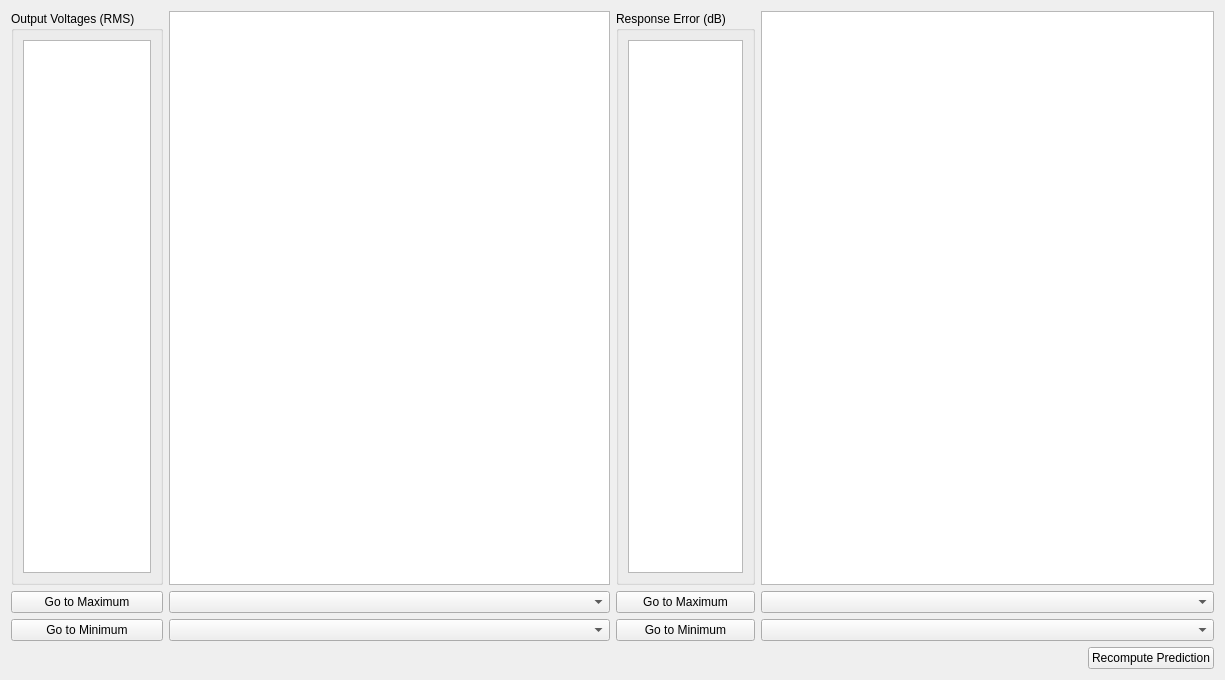
<?xml version="1.0" encoding="UTF-8"?>
<ui version="4.0">
 <class>Form</class>
 <widget class="QWidget" name="Form">
  <property name="geometry">
   <rect>
    <x>0</x>
    <y>0</y>
    <width>1225</width>
    <height>680</height>
   </rect>
  </property>
  <property name="windowTitle">
   <string>Form</string>
  </property>
  <layout class="QVBoxLayout" name="verticalLayout">
   <item>
    <layout class="QHBoxLayout" name="prediction_layout">
     <item>
      <layout class="QGridLayout" name="excitation_prediction_layout">
       <item row="2" column="1">
        <widget class="QComboBox" name="excitation_column_selector">
         <property name="toolTip">
          <string>Select the column of the excitation CPSD matrix to visualize</string>
         </property>
        </widget>
       </item>
       <item row="0" column="1">
        <widget class="PlotWidget" name="excitation_display_plot">
         <property name="sizePolicy">
          <sizepolicy hsizetype="Expanding" vsizetype="Expanding">
           <horstretch>1</horstretch>
           <verstretch>0</verstretch>
          </sizepolicy>
         </property>
        </widget>
       </item>
       <item row="0" column="0">
        <widget class="QGroupBox" name="excitation_voltage_groupbox">
         <property name="title">
          <string>Output Voltages (RMS)</string>
         </property>
         <layout class="QVBoxLayout" name="verticalLayout_70">
          <item>
           <widget class="QListWidget" name="excitation_voltage_list">
            <property name="sizePolicy">
             <sizepolicy hsizetype="Minimum" vsizetype="Minimum">
              <horstretch>0</horstretch>
              <verstretch>0</verstretch>
             </sizepolicy>
            </property>
            <property name="minimumSize">
             <size>
              <width>0</width>
              <height>0</height>
             </size>
            </property>
            <property name="toolTip">
             <string>RMS Voltage predicted for each excitation channel</string>
            </property>
            <property name="sizeAdjustPolicy">
             <enum>QAbstractScrollArea::AdjustToContents</enum>
            </property>
           </widget>
          </item>
         </layout>
        </widget>
       </item>
       <item row="1" column="1">
        <widget class="QComboBox" name="excitation_row_selector">
         <property name="toolTip">
          <string>Select the row of the excitation CPSD matrix to visualize</string>
         </property>
        </widget>
       </item>
       <item row="2" column="0">
        <widget class="QPushButton" name="minimum_voltage_button">
         <property name="toolTip">
          <string>Shows the excitation channel with the smallest voltage</string>
         </property>
         <property name="text">
          <string>Go to Minimum</string>
         </property>
        </widget>
       </item>
       <item row="1" column="0">
        <widget class="QPushButton" name="maximum_voltage_button">
         <property name="toolTip">
          <string>Shows the excitation channel with the largest voltage</string>
         </property>
         <property name="text">
          <string>Go to Maximum</string>
         </property>
        </widget>
       </item>
      </layout>
     </item>
     <item>
      <layout class="QGridLayout" name="response_prediction_layout">
       <item row="0" column="0">
        <widget class="QGroupBox" name="response_error_groupbox">
         <property name="title">
          <string>Response Error (dB)</string>
         </property>
         <layout class="QVBoxLayout" name="verticalLayout_71">
          <item>
           <widget class="QListWidget" name="response_error_list">
            <property name="sizePolicy">
             <sizepolicy hsizetype="Minimum" vsizetype="Minimum">
              <horstretch>0</horstretch>
              <verstretch>0</verstretch>
             </sizepolicy>
            </property>
            <property name="toolTip">
             <string>RMS dB error predicted at each control channel</string>
            </property>
            <property name="sizeAdjustPolicy">
             <enum>QAbstractScrollArea::AdjustToContents</enum>
            </property>
           </widget>
          </item>
         </layout>
        </widget>
       </item>
       <item row="2" column="1">
        <widget class="QComboBox" name="response_column_selector">
         <property name="toolTip">
          <string>Select the column of the response CPSD matrix to visualize</string>
         </property>
        </widget>
       </item>
       <item row="0" column="1">
        <widget class="PlotWidget" name="response_display_plot">
         <property name="sizePolicy">
          <sizepolicy hsizetype="Expanding" vsizetype="Expanding">
           <horstretch>1</horstretch>
           <verstretch>0</verstretch>
          </sizepolicy>
         </property>
        </widget>
       </item>
       <item row="2" column="0">
        <widget class="QPushButton" name="minimum_error_button">
         <property name="toolTip">
          <string>Show the control channel prediction with the smallest predicted error</string>
         </property>
         <property name="text">
          <string>Go to Minimum</string>
         </property>
        </widget>
       </item>
       <item row="1" column="0">
        <widget class="QPushButton" name="maximum_error_button">
         <property name="toolTip">
          <string>Show the control channel prediction with the largest predicted error</string>
         </property>
         <property name="text">
          <string>Go to Maximum</string>
         </property>
        </widget>
       </item>
       <item row="1" column="1">
        <widget class="QComboBox" name="response_row_selector">
         <property name="toolTip">
          <string>Select the row of the response CPSD matrix to visualize</string>
         </property>
        </widget>
       </item>
      </layout>
     </item>
    </layout>
   </item>
   <item>
    <layout class="QHBoxLayout" name="recompute_prediction_layout">
     <item>
      <spacer name="recompute_prediction_spacer">
       <property name="orientation">
        <enum>Qt::Horizontal</enum>
       </property>
       <property name="sizeHint" stdset="0">
        <size>
         <width>40</width>
         <height>20</height>
        </size>
       </property>
      </spacer>
     </item>
     <item>
      <widget class="QPushButton" name="recompute_prediction_button">
       <property name="toolTip">
        <string>Click to recompute the prediction by running the control law again.</string>
       </property>
       <property name="text">
        <string>Recompute Prediction</string>
       </property>
      </widget>
     </item>
    </layout>
   </item>
  </layout>
 </widget>
 <customwidgets>
  <customwidget>
   <class>PlotWidget</class>
   <extends>QGraphicsView</extends>
   <header location="global">pyqtgraph</header>
  </customwidget>
 </customwidgets>
 <resources/>
 <connections/>
</ui>
